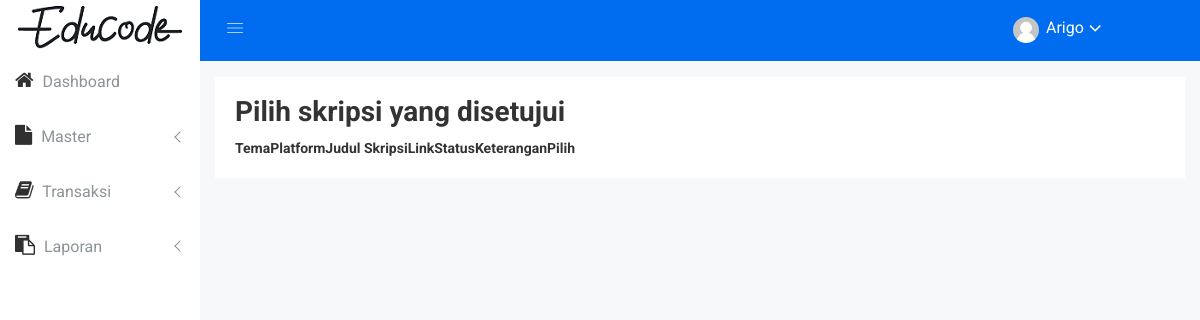
Before: /index.php?page=persetujuan-skripsi-detail&id_pengajuan=SK-201812110002&id_user=niar (signed in) with the older database file.
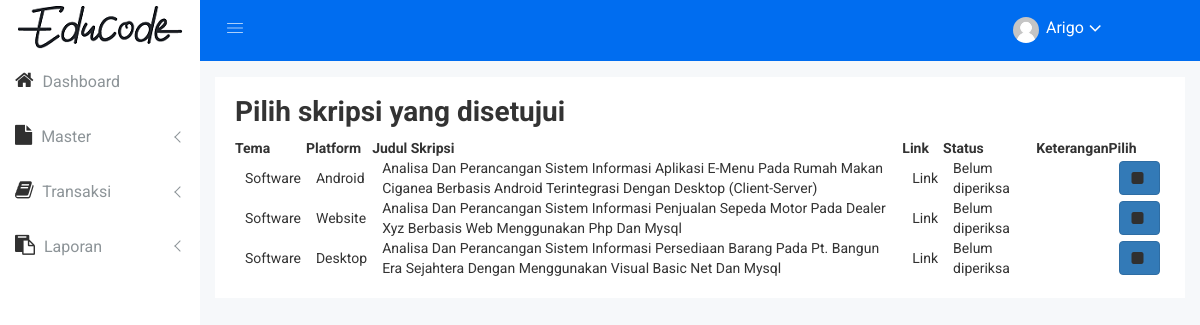
After: the same page with the newer database file.
### tables this page shows
CREATE TABLE IF NOT EXISTS `tb_pengajuan_detail` (
  `id_pengajuan` varchar(15) NOT NULL,
  `id_tema` int(11) DEFAULT NULL,
  `id_platform` int(11) DEFAULT NULL,
  `judul_skripsi` varchar(500) NOT NULL,
  `link_file` varchar(600) DEFAULT NULL,
  `status` varchar(45) DEFAULT NULL,
  `keterangan` varchar(255) DEFAULT NULL
);

CREATE TABLE IF NOT EXISTS `tb_tema` (
`id_tema` int(11) NOT NULL,
  `nama_tema` varchar(45) DEFAULT NULL
);

CREATE TABLE IF NOT EXISTS `tb_platform` (
`id_platform` int(11) NOT NULL,
  `nama_platform` varchar(45) DEFAULT NULL
);

### page/persetujuan-skripsi-detail.php (the view)
<div class="data-table-area mg-b-15" style="padding-top: 20px;">
    <div class="container-fluid">
        <div class="row">
            <div class="col-lg-12 col-md-12 col-sm-12 col-xs-12">
                <div class="sparkline13-list">
                    <div class="sparkline13-hd">
                        <h1>Pilih skripsi yang disetujui</h1>
                    </div>
                    <div class="sparkline13-graph">
                        <div class="datatable-dashv1-list custom-datatable-overright">
                            <table id="table" data-toggle="table" data-pagination="true" data-search="true" data-show-columns="true" data-show-pagination-switch="true" data-show-toggle="true" data-show-export="true" data-click-to-select="true" data-toolbar="#toolbar">
                                <thead>
                                    <tr>
                                        <th data-field="id_tema">Tema</th>
                                        <th data-field="id_platform">Platform</th>
                                        <th data-field="judul_skripsi">Judul Skripsi</th>
                                        <th data-field="link_file">Link</th>
                                        <th data-field="status">Status</th>
                                        <th data-field="keterangan">Keterangan</th>
                                        <th data-field="action">Pilih</th>
                                    </tr>
                                </thead>
                                <tbody>
                                <?php
                                    $id_pengajuan = $_GET['id_pengajuan'];
                                    $id_user = $_GET['id_user'];
                                    $r = $con->query("SELECT tb_tema.nama_tema, tb_platform.nama_platform, tb_pengajuan_detail.judul_skripsi, tb_pengajuan_detail.link_file, tb_pengajuan_detail.status, tb_pengajuan_detail.keterangan FROM tb_user INNER JOIN (tb_pengajuan INNER JOIN (tb_tema INNER JOIN (tb_platform INNER JOIN tb_pengajuan_detail ON tb_platform.id_platform = tb_pengajuan_detail.id_platform) ON tb_tema.id_tema = tb_pengajuan_detail.id_tema) ON tb_pengajuan.id_pengajuan = tb_pengajuan_detail.id_pengajuan) ON tb_user.id_user = tb_pengajuan.id_user WHERE tb_pengajuan.id_pengajuan='$id_pengajuan' AND tb_pengajuan.id_user='$id_user'");
                                    while ($rr = $r->fetch_array()) {
                                ?>
                                    <tr>
                                        <td><?php echo $rr['nama_tema'];?></td>
                                        <td><?php echo $rr['nama_platform'];?></td>
                                        <td><?php echo $rr['judul_skripsi'];?></td>
                                        <td><a href="<?php echo $rr['link_file'];?>" target="_blank">Link</a></td>
                                        <td><?php echo $rr['status'];?></td>
                                        <td><?php echo $rr['keterangan'];?></td>
                                        <td><a href="controller/act-persetujuan-skripsi.php?id_pengajuan=<?php echo $id_pengajuan; ?>&judul_skripsi=<?php echo $rr['judul_skripsi']; ?>" onclick="return confirm('Yakin ingin menyetujui skripsi <?php echo $rr['judul_skripsi']; ?>?')" class="btn btn-custon-rounded-three btn-primary"><i class="fa fa-square"></i>&nbsp;</a></td>
                                    </tr>
                                <?php
                                    }
                                ?>
                                </tbody>
                            </table>
                        </div>
                    </div>
                </div>
            </div>
        </div>
    </div>
</div>

Changed rows visible on the page:
added tb_pengajuan_detail: id_tema.nama_tema "Software", id_platform.nama_platform "Android", judul_skripsi "Analisa Dan Perancangan Sistem Informasi Aplikasi E-Menu Pada Rumah Makan Ciganea Berbasis Android Terintegrasi Dengan Desktop (Client-Server)", status "Belum diperiksa"
added tb_pengajuan_detail: id_tema.nama_tema "Software", id_platform.nama_platform "Website", judul_skripsi "Analisa Dan Perancangan Sistem Informasi Penjualan Sepeda Motor Pada Dealer Xyz Berbasis Web Menggunakan Php Dan Mysql", status "Belum diperiksa"
added tb_pengajuan_detail: id_tema.nama_tema "Software", id_platform.nama_platform "Desktop", judul_skripsi "Analisa Dan Perancangan Sistem Informasi Persediaan Barang Pada Pt. Bangun Era Sejahtera Dengan Menggunakan Visual Basic Net Dan Mysql", status "Belum diperiksa"
